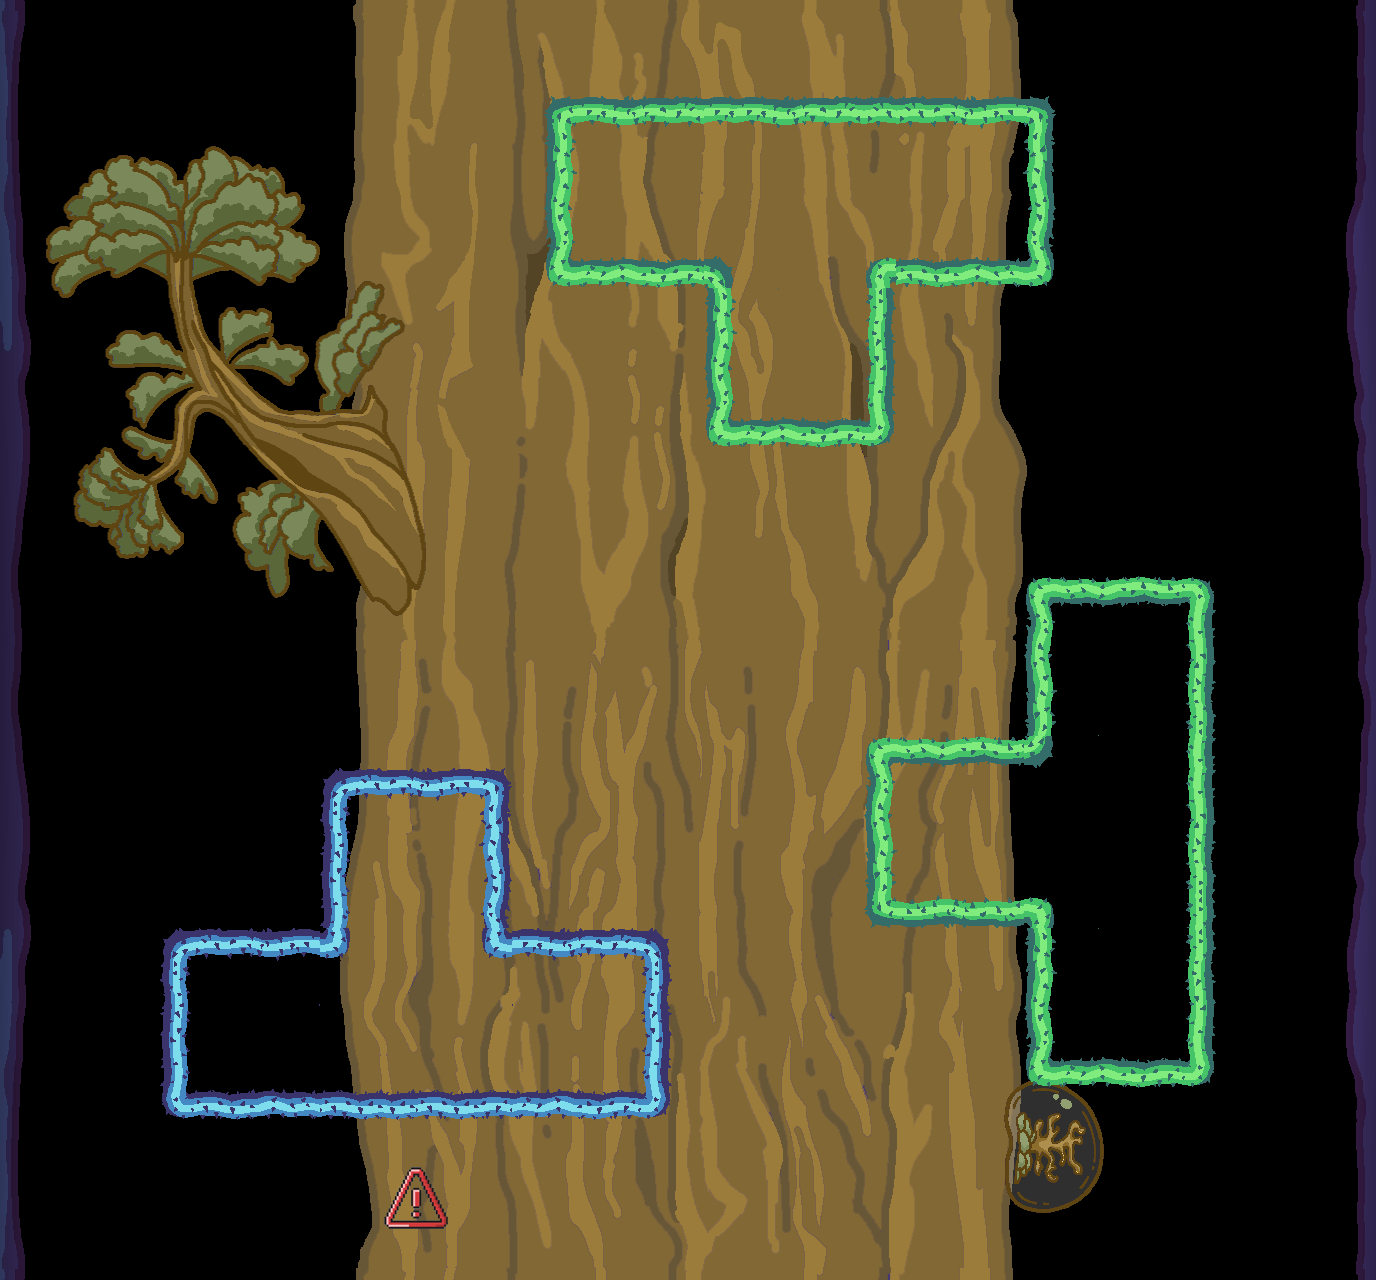

Rendered tile map (Tiled .tmx) drawn with the repository's tilesets; below, a short description and the map source with its tile grids summarised:
An orthogonal 43x40 tile map with 32x32 px tiles, 2 tile layers (Tile Layer 2, Tile Layer 3), 6 tilesets, 5 image layers and 4 objects (2x EnemyTurn, ShieldPickUp, Spikes).

<map version="1.10" tiledversion="1.10.2" orientation="orthogonal" renderorder="right-down" width="43" height="40" tilewidth="32" tileheight="32" infinite="0" nextlayerid="21" nextobjectid="15">
 <tileset firstgid="1" name="Tiles2" tilewidth="32" tileheight="32" tilecount="36" columns="6">
  <image source="Tiles2.png" width="192" height="192" />
 </tileset>
 <tileset firstgid="37" name="Tiles1" tilewidth="32" tileheight="32" tilecount="36" columns="6">
  <image source="Tiles1.png" width="192" height="192" />
 </tileset>
 <tileset firstgid="73" name="side_left" tilewidth="32" tileheight="32" tilecount="20" columns="1">
  <image source="side_left.png" width="32" height="640" />
 </tileset>
 <tileset firstgid="93" name="side_right" tilewidth="32" tileheight="32" tilecount="20" columns="1">
  <image source="side_right.png" width="32" height="640" />
 </tileset>
 <tileset firstgid="113" name="Spikeball" tilewidth="32" tileheight="32" tilecount="1" columns="1">
  <image source="Spikeball.png" width="32" height="32" />
 </tileset>
 <tileset firstgid="114" name="Shield" tilewidth="96" tileheight="96" tilecount="1" columns="1">
  <image source="Shield.png" width="96" height="96" />
 </tileset>
 <imagelayer id="4" name="Image Layer 2">
  <image source="Background_tile_warm_1.png" width="1366" height="640" />
 </imagelayer>
 <imagelayer id="3" name="Image Layer 1" offsetx="0" offsety="640">
  <image source="Background_tile_warm_3.png" width="1366" height="640" />
 </imagelayer>
 <imagelayer id="19" name="Image Layer 4" offsetx="972" offsety="1068.33">
  <image source="7.png" width="160" height="160" />
 </imagelayer>
 <imagelayer id="18" name="Image Layer 3" offsetx="-3.5" offsety="140">
  <image source="1.png" width="480" height="480" />
 </imagelayer>
 <imagelayer id="20" name="Image Layer 5" offsetx="384.212" offsety="1167">
  <image source="warning.png" width="64" height="64" />
 </imagelayer>
 <layer id="2" name="Tile Layer 2" width="43" height="40">
  <data>[1720 cells, 374 non-empty, 112 distinct tile ids]</data>
 </layer>
 <objectgroup id="17" name="Object Layer 1">
  <object id="11" type="ShieldPickUp" gid="114" x="1116" y="428" width="96" height="96" />
  <object id="12" type="Spikes" gid="113" x="288.167" y="384" width="64" height="64" />
  <object id="13" type="EnemyTurn" gid="41" x="703.333" y="478.667" width="32" height="222.667" />
  <object id="14" type="EnemyTurn" gid="41" x="-6" y="472.666" width="32" height="222.667" />
 </objectgroup>
 <layer id="11" name="Tile Layer 3" width="43" height="40">
  <data>[1720 cells, 0 non-empty, 0 distinct tile ids]</data>
 </layer>
</map>
